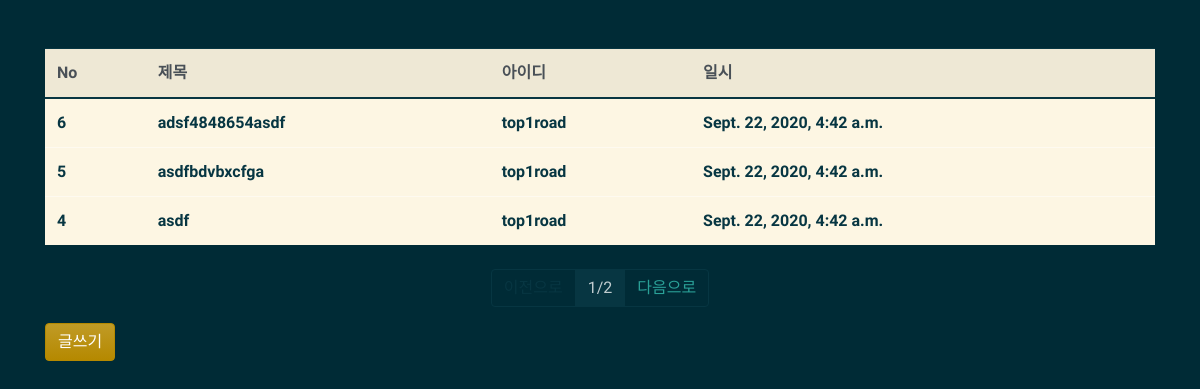
/board/list/, run on an earlier commit of the app's database.
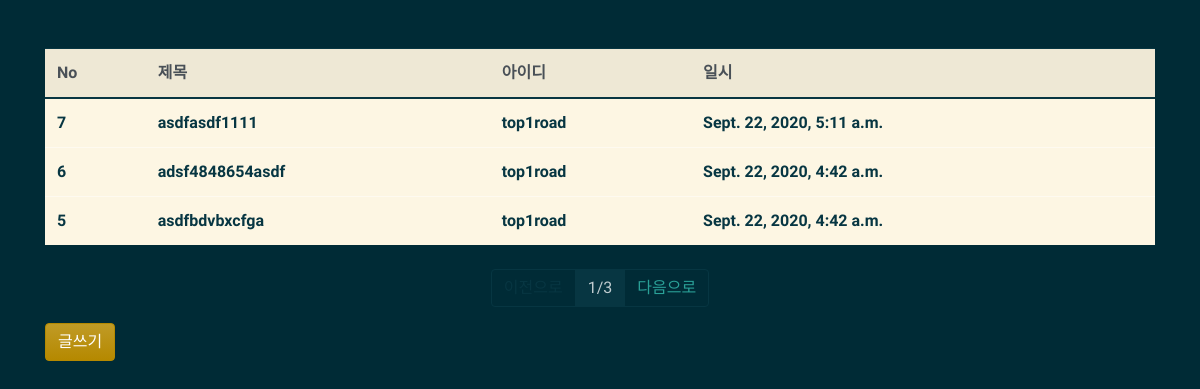
And on a later commit of the database.
### board/models.py (models this page shows, shortened)
class Board(models.Model):
    title = models.CharField(max_length=128, verbose_name='제목')
    contents = models.TextField(verbose_name='내용')
    writer = models.ForeignKey('user.User', on_delete=models.CASCADE, verbose_name='작성자')
    tags = models.ManyToManyField('tag.Tag', verbose_name='태그')
    registered_date = models.DateTimeField(auto_now_add=True, verbose_name='등록시간')
    class Meta:
        db_table = 'board'
        verbose_name = '게시글'
        verbose_name_plural = '게시글'

### user/models.py (models this page shows)
class User(models.Model):
    username = models.CharField(max_length=64, verbose_name='사용자명')
    useremail = models.EmailField(max_length=128, verbose_name='사용자이메일')
    password = models.CharField(max_length=64, verbose_name='비밀번호')
    registered_date = models.DateTimeField(auto_now_add=True, verbose_name='등록시간')
    class Meta:
        db_table = 'bi_user'
        verbose_name = '사용자'
        verbose_name_plural = '사용자'
    def __str__(self):
        return self.username

### board/views.py (the view)
# urls.py: path('list/', views.board_list),
def board_list(request):
    all_boards = Board.objects.all().order_by('-id')
    page = request.GET.get('p', 1)
    paginator = Paginator(all_boards, 3)
    boards = paginator.get_page(page)
    return render(request, 'board_list.html', {'boards':boards})

### board/templates/board_list.html
{% extends "board_layout.html" %}
{% block contents %}
<div class="row mt-5">
    <div class="col-12">
        <table class="table table-light">
            <thead class="thead-light">
            <tr>
                <th>No</th>
                <th>제목</th>
                <th>아이디</th>
                <th>일시</th>
            </tr>
            </thead>
            <tbody class="text-dark">
            {% for board in boards %}
            <tr onclick="location.href='/board/detail/{{ board.id }}'">
                <th>{{ board.id }}</th>
                <th>{{ board.title }}</th>
                <th>{{ board.writer }}</th>
                <th>{{ board.registered_date }}</th>
            </tr>
            {% endfor %}
            </tbody>
        </table>
    </div>
</div>
<div class="row mt-2">
    <div class="col-12">
        <nav>
            <ul class="pagination justify-content-center">
                {% if boards.has_previous %}
                <li class="page-item">
                    <a class="page-link" href="?p={{ boards.previous_page_number }}">이전으로</a>
                </li>
                {% else %}
                <li class="page-item disabled">
                    <a class="page-link" href="#">이전으로</a>
                </li>
                {% endif %}
                <li class="page-item active">
                    <a class="page-link" href="#">{{ boards.number }}/{{ boards.paginator.num_pages }}</a>
                </li>
                {% if boards.has_next %}
                <li class="page-item">
                    <a class="page-link" href="?p={{ boards.next_page_number }}">다음으로</a>
                </li>
                {% else %}
                <li class="page-item disabled">
                    <a class="page-link disabled" href="#">다음으로</a>
                </li>
                {% endif %}
            </ul>
        </nav>
    </div>
</div>
<div class="row">
    <div class="col-12">
        <button class="btn btn-primary" onclick="location.href='/board/write'">글쓰기</button>
    </div>
</div>
{% endblock %}

### board/templates/board_layout.html (shortened to what this page needs)
<!DOCTYPE html>
<html lang="en">
<head>
    <link rel="stylesheet" href="/static/bootstrap.css">
</head>
<body>
<div class="container">
    {% block contents %}
    {% endblock %}
</div>
</body>
</html>

What changed in the data, as far as the page shows it:
no longer on this page (row unchanged): Board: id "4", title "asdf", writer "top1road", registered_date "Sept. 22, 2020, 4:42 a.m."
added Board: id "7", title "asdfasdf1111", writer "top1road", registered_date "Sept. 22, 2020, 5:11 a.m."
Also different on the page:
{{ boards.paginator.num_pages }}: "2" → "3"
